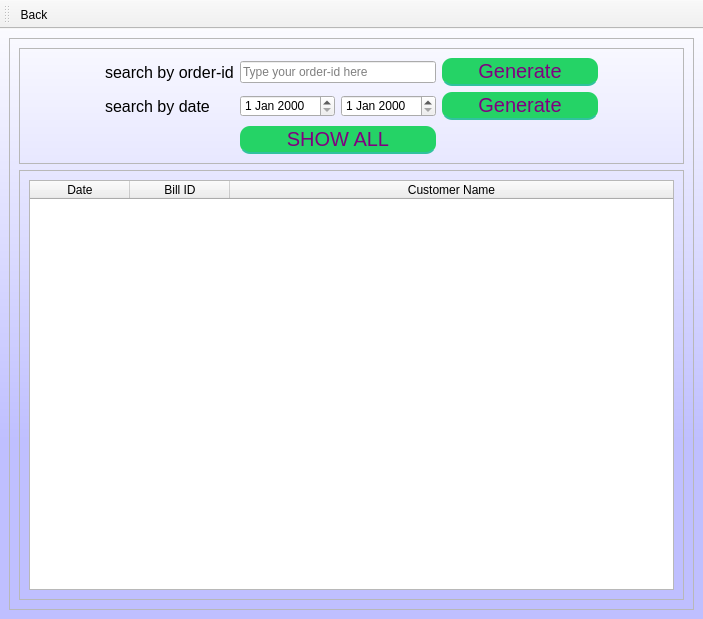
<?xml version="1.0" encoding="UTF-8"?>
<ui version="4.0">
 <class>MainWindow</class>
 <widget class="QMainWindow" name="MainWindow">
  <property name="geometry">
   <rect>
    <x>0</x>
    <y>0</y>
    <width>703</width>
    <height>619</height>
   </rect>
  </property>
  <property name="windowTitle">
   <string>MainWindow</string>
  </property>
  <property name="styleSheet">
   <string notr="true">QMainWindow{
background-color: qlineargradient(spread:reflect, x1:0.5, y1:1, x2:0.5, y2:0, stop:0.289773 rgba(191, 191, 255, 255), stop:1 rgba(255, 255, 255, 255));
}



QPushButton {
	width: 150%;
height:20px;
	padding: 3%;
	background:#25D366;
	border-bottom: 2px solid #30C29E;
	border-top-style: none;
	border-right-style: none;
	border-left-style: none;	
	color: #fff;
 border-radius: 10px;
font-size:20px;
color:purple;
}
QPushButton:pressed {
    background: darkgreen;
}
</string>
  </property>
  <widget class="QWidget" name="centralwidget">
   <layout class="QGridLayout" name="gridLayout">
    <item row="0" column="0">
     <widget class="QFrame" name="frame_3">
      <property name="frameShape">
       <enum>QFrame::StyledPanel</enum>
      </property>
      <property name="frameShadow">
       <enum>QFrame::Raised</enum>
      </property>
      <layout class="QGridLayout" name="gridLayout_2">
       <item row="2" column="0">
        <widget class="QFrame" name="frame_2">
         <property name="frameShape">
          <enum>QFrame::StyledPanel</enum>
         </property>
         <property name="frameShadow">
          <enum>QFrame::Raised</enum>
         </property>
         <layout class="QGridLayout" name="gridLayout_4">
          <item row="0" column="0">
           <widget class="QTableWidget" name="tableWidget">
            <property name="alternatingRowColors">
             <bool>true</bool>
            </property>
            <attribute name="horizontalHeaderStretchLastSection">
             <bool>true</bool>
            </attribute>
            <attribute name="verticalHeaderVisible">
             <bool>false</bool>
            </attribute>
            <column>
             <property name="text">
              <string>Date</string>
             </property>
            </column>
            <column>
             <property name="text">
              <string>Bill ID</string>
             </property>
            </column>
            <column>
             <property name="text">
              <string>Customer Name</string>
             </property>
            </column>
           </widget>
          </item>
         </layout>
        </widget>
       </item>
       <item row="0" column="0">
        <widget class="QFrame" name="search">
         <property name="frameShape">
          <enum>QFrame::StyledPanel</enum>
         </property>
         <property name="frameShadow">
          <enum>QFrame::Raised</enum>
         </property>
         <layout class="QGridLayout" name="gridLayout_3">
          <item row="0" column="5">
           <spacer name="horizontalSpacer_2">
            <property name="orientation">
             <enum>Qt::Horizontal</enum>
            </property>
            <property name="sizeHint" stdset="0">
             <size>
              <width>40</width>
              <height>20</height>
             </size>
            </property>
           </spacer>
          </item>
          <item row="2" column="1">
           <widget class="QLabel" name="label_2">
            <property name="font">
             <font>
              <pointsize>12</pointsize>
             </font>
            </property>
            <property name="text">
             <string>search by date</string>
            </property>
           </widget>
          </item>
          <item row="0" column="4">
           <widget class="QPushButton" name="generateByIdButton">
            <property name="font">
             <font>
              <pointsize>-1</pointsize>
             </font>
            </property>
            <property name="text">
             <string>Generate</string>
            </property>
           </widget>
          </item>
          <item row="2" column="4">
           <widget class="QPushButton" name="generateByDateResult">
            <property name="font">
             <font>
              <pointsize>-1</pointsize>
             </font>
            </property>
            <property name="text">
             <string>Generate</string>
            </property>
           </widget>
          </item>
          <item row="0" column="0">
           <spacer name="horizontalSpacer">
            <property name="orientation">
             <enum>Qt::Horizontal</enum>
            </property>
            <property name="sizeHint" stdset="0">
             <size>
              <width>40</width>
              <height>20</height>
             </size>
            </property>
           </spacer>
          </item>
          <item row="0" column="1">
           <widget class="QLabel" name="label">
            <property name="font">
             <font>
              <pointsize>12</pointsize>
              <weight>50</weight>
              <bold>false</bold>
             </font>
            </property>
            <property name="frameShape">
             <enum>QFrame::NoFrame</enum>
            </property>
            <property name="frameShadow">
             <enum>QFrame::Raised</enum>
            </property>
            <property name="text">
             <string>search by order-id</string>
            </property>
           </widget>
          </item>
          <item row="0" column="2" colspan="2">
           <widget class="QLineEdit" name="searchByIdInput">
            <property name="placeholderText">
             <string>Type your order-id here</string>
            </property>
           </widget>
          </item>
          <item row="3" column="2" colspan="2">
           <widget class="QPushButton" name="showAllButton">
            <property name="text">
             <string>SHOW ALL</string>
            </property>
           </widget>
          </item>
          <item row="2" column="3">
           <widget class="QDateEdit" name="endDate"/>
          </item>
          <item row="2" column="2">
           <widget class="QDateEdit" name="startDate"/>
          </item>
         </layout>
        </widget>
       </item>
      </layout>
     </widget>
    </item>
   </layout>
  </widget>
  <widget class="QMenuBar" name="menubar">
   <property name="geometry">
    <rect>
     <x>0</x>
     <y>0</y>
     <width>703</width>
     <height>21</height>
    </rect>
   </property>
  </widget>
  <widget class="QToolBar" name="toolBar">
   <property name="windowTitle">
    <string>toolBar</string>
   </property>
   <property name="iconSize">
    <size>
     <width>52</width>
     <height>52</height>
    </size>
   </property>
   <attribute name="toolBarArea">
    <enum>TopToolBarArea</enum>
   </attribute>
   <attribute name="toolBarBreak">
    <bool>false</bool>
   </attribute>
   <addaction name="actionBack"/>
  </widget>
  <action name="actionShow_Supplier">
   <property name="icon">
    <iconset>
     <normaloff>:/Suppliers/Suppliers/addSupplier.svg</normaloff>:/Suppliers/Suppliers/addSupplier.svg</iconset>
   </property>
   <property name="text">
    <string>Add Supplier</string>
   </property>
   <property name="toolTip">
    <string>Add Supplier</string>
   </property>
  </action>
  <action name="actionBack">
   <property name="icon">
    <iconset resource="../toolbar.qrc">
     <normaloff>:/path/Suppliers/Suppliers/Left_Arrow_-512.png</normaloff>:/path/Suppliers/Suppliers/Left_Arrow_-512.png</iconset>
   </property>
   <property name="text">
    <string>Back</string>
   </property>
   <property name="toolTip">
    <string>Go back</string>
   </property>
  </action>
 </widget>
 <resources>
  <include location="../toolbar.qrc"/>
 </resources>
 <connections/>
</ui>
